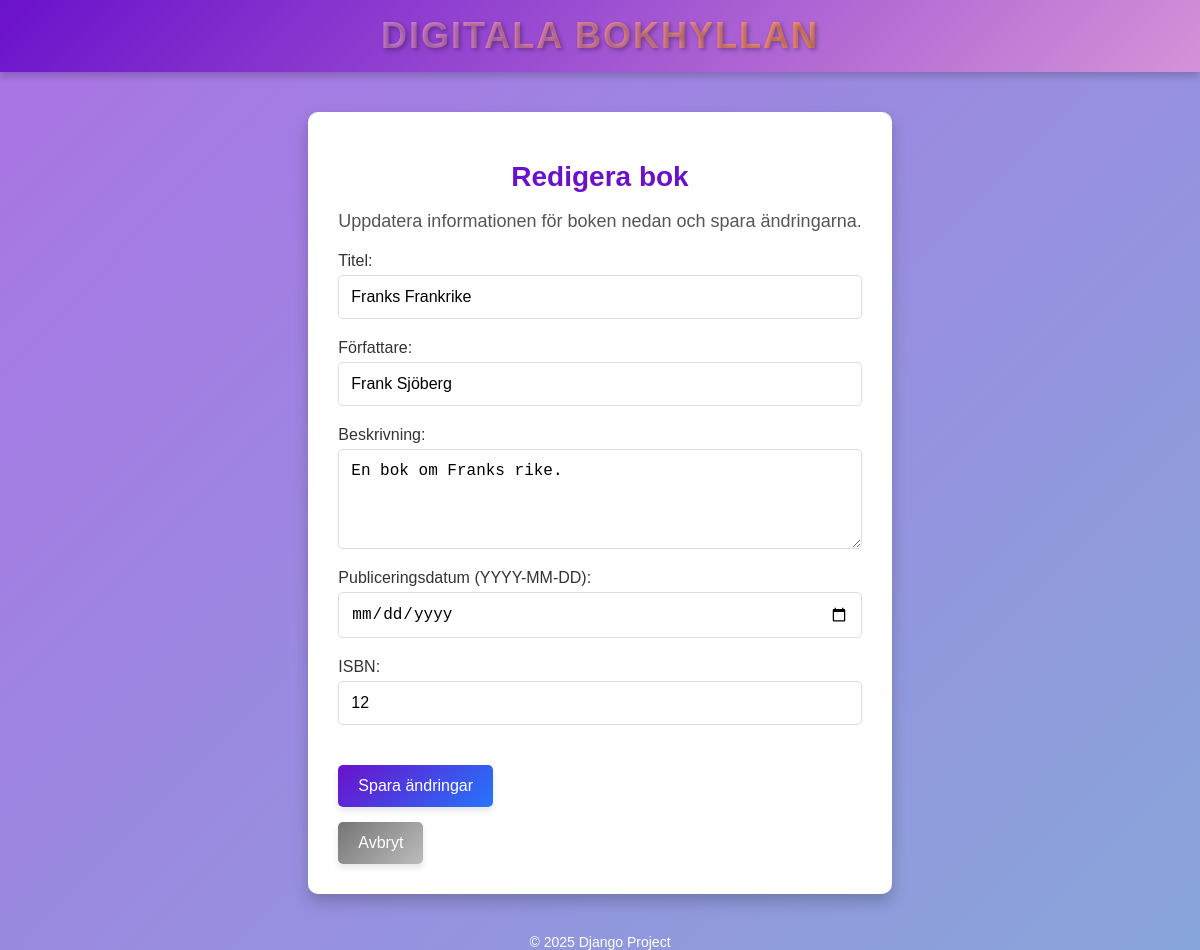
Screenshot of /books/edit/5/ with the database file from the repository.
### books/models.py (models this page shows, shortened)
class Book(models.Model):
    title = models.CharField(max_length=200)
    author = models.CharField(max_length=100)
    description = models.TextField(blank=True, null=True)
    published_date = models.DateField()
    isbn = models.CharField(max_length=13, unique=True)
    created_at = models.DateTimeField(auto_now_add=True)
    updated_at = models.DateTimeField(auto_now=True)

### books/views.py (the view, shortened to what this page needs)
# urls.py: path('books/edit/<int:pk>/', edit_book, name='edit-book'),  # Redigera en bok
def edit_book(request, pk):
    book = get_object_or_404(Book, pk=pk)  # Hämta boken eller visa 404
    return render(request, 'books/edit_book.html', {'book': book})

### books/templates/books/edit_book.html (shortened to what this page needs)
{% extends 'books/base.html' %}
{% block content %}
<div class="edit-book-container">
    <h1 class="main-title">Redigera bok</h1>
    <p class="description">Uppdatera informationen för boken nedan och spara ändringarna.</p>
    <form method="post" class="book-form">
        <div class="form-group">
            <label for="title">Titel:</label>
            <input type="text" name="title" id="title" value="{{ book.title }}" placeholder="Ange bokens titel" required>
        </div>
        <div class="form-group">
            <label for="author">Författare:</label>
            <input type="text" name="author" id="author" value="{{ book.author }}" placeholder="Ange författarens namn" required>
        </div>
        <div class="form-group">
            <label for="description">Beskrivning:</label>
            <textarea name="description" id="description" placeholder="Ange en kort beskrivning av boken">{{ book.description }}</textarea>
        </div>
        <div class="form-group">
            <label for="published_date">Publiceringsdatum (YYYY-MM-DD):</label>
            <input type="date" name="published_date" id="published_date" value="{{ book.published_date }}" required>
        </div>
        <div class="form-group">
            <label for="isbn">ISBN:</label>
            <input type="text" name="isbn" id="isbn" value="{{ book.isbn }}" placeholder="Ange ISBN-nummer" required>
        </div>
        <div class="button-group">
            <button type="submit" class="btn save-btn">Spara ändringar</button>
            <a href="{% url 'book-detail' pk=book.pk %}" class="btn cancel-btn">Avbryt</a>
        </div>
    </form>
</div>
{% endblock %}

### books/static/books/styles.css (style rules this page uses)
body { font-family: Arial, sans-serif; background: linear-gradient(135deg, #aa72e5, #88a6da); color: #333; margin: 0; display: flex; flex-direction: column; min-height: 100vh; }
.main-title { color: #6a11cb; font-size: 32px; text-align: center; margin-bottom: 15px; }
.description { font-size: 18px; text-align: center; color: #555; margin-bottom: 20px; }
.btn { display: inline-block; padding: 10px 20px; font-size: 16px; text-align: center; text-decoration: none; color: white; background: linear-gradient(135deg, #6a11cb, #2575fc); border-radius: 5px; cursor: pointer; transition: background 0.3s ease; }
.btn { display: inline-block; padding: 10px 15px; font-size: 14px; text-align: center; text-decoration: none; color: white; background: linear-gradient(135deg, #6a11cb, #2575fc); border-radius: 5px; cursor: pointer; transition: background 0.3s ease; border: none; }
.main-title { color: #6a11cb; font-size: 28px; text-align: center; margin-bottom: 15px; }
.book-form { display: flex; flex-direction: column; gap: 20px; }
.form-group { display: flex; flex-direction: column; }
.form-group label { font-size: 16px; margin-bottom: 5px; color: #333; }
.form-group input[type="text"], .form-group input[type="date"], .form-group textarea { width: 100%; padding: 12px; font-size: 16px; border: 1px solid #ddd; border-radius: 5px; box-sizing: border-box; transition: border-color 0.3s; }
.form-group textarea { height: 100px; resize: vertical; }
.btn { display: inline-block; padding: 12px 20px; font-size: 16px; color: #fff; text-align: center; text-decoration: none; border-radius: 5px; cursor: pointer; transition: background 0.3s ease, box-shadow 0.3s ease; box-shadow: 0 4px 6px rgba(0, 0, 0, 0.1); }
.edit-book-container { max-width: 600px; margin: 40px auto; padding: 30px; background: #ffffff; border-radius: 10px; box-shadow: 0 8px 15px rgba(0, 0, 0, 0.2); }
.main-title { font-size: 28px; color: #6a11cb; text-align: center; margin-bottom: 15px; }
.description { font-size: 18px; color: #555; text-align: center; margin-bottom: 20px; }
.form-group input, .form-group textarea { width: 100%; padding: 12px; font-size: 16px; border: 1px solid #ddd; border-radius: 5px; box-sizing: border-box; transition: border-color 0.3s ease, box-shadow 0.3s ease; }
.button-group { display: flex; justify-content: space-between; gap: 10px; }
.save-btn { background: linear-gradient(135deg, #6a11cb, #2575fc); }
.cancel-btn { background: linear-gradient(135deg, #757575, #bcbcbc); color: #fff; }
.button-group { display: flex; flex-direction: column; gap: 15px; margin-top: 20px; align-items: flex-start; }

### rows the page displays
Book: title "Franks Frankrike", author "Frank Sjöberg", description "En bok om Franks rike.", isbn "12"
